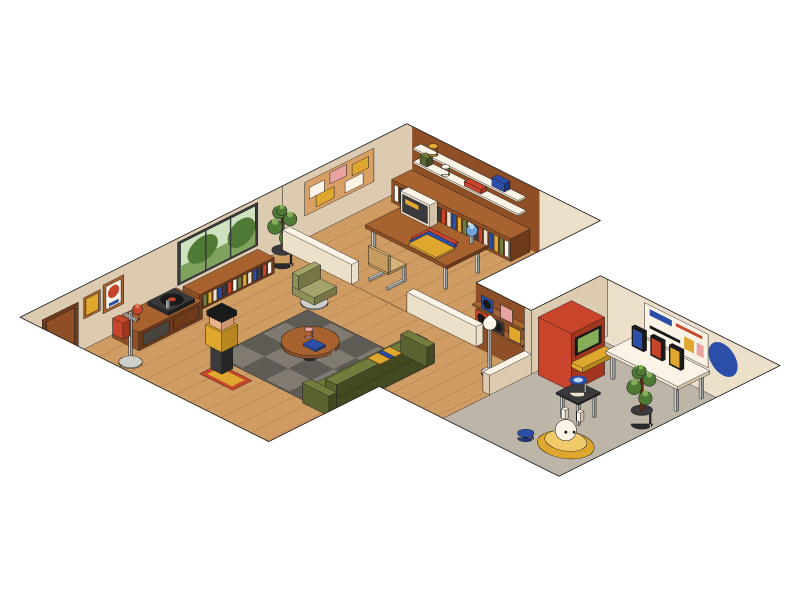
#> input picture design/assets/house/house_lit.png, 2400 x 1800 px (shown at 1/3 size); its folder holds 3 pictures in this run
$ python make-poster.py
#> lines starting #> are read from the running program, lines starting #| are printed output that depends on the picture
"""Crop the house renders to the drawing's bounding box for use as hero posters.

The generator draws on a 2400x1800 transparent canvas with wide empty margins.
The site wants the house itself, so we trim to the alpha bbox plus a small pad.
Usage: python3 scripts/make-poster.py  (reads design/assets/house, writes src/assets/house)
"""
from pathlib import Path
import json
from PIL import Image

ROOT = Path(__file__).resolve().parent.parent
SRC = ROOT / "design/assets/house"
OUT = ROOT / "src/assets/house"
PAD = 24  # px of breathing room around the outline

OUT.mkdir(parents=True, exist_ok=True)
crops = {}
for name in ("house_lit", "house_dim", "house_studio"):
    im = Image.open(SRC / f"{name}.png").convert("RGBA")
#> im is the input picture: PIL image 2400x1800 RGBA; mean R, G, B, A 47.1, 39.1, 30.1, 69
    l, t, r, b = im.getchannel("A").getbbox()
#> l = 56; t = 367; r = 2344; b = 1433
    box = (max(l - PAD, 0), max(t - PAD, 0), min(r + PAD, im.width), min(b + PAD, im.height))
#> box = (32, 343, 2368, 1457)
    im.crop(box).save(OUT / f"{name}.png", optimize=True)
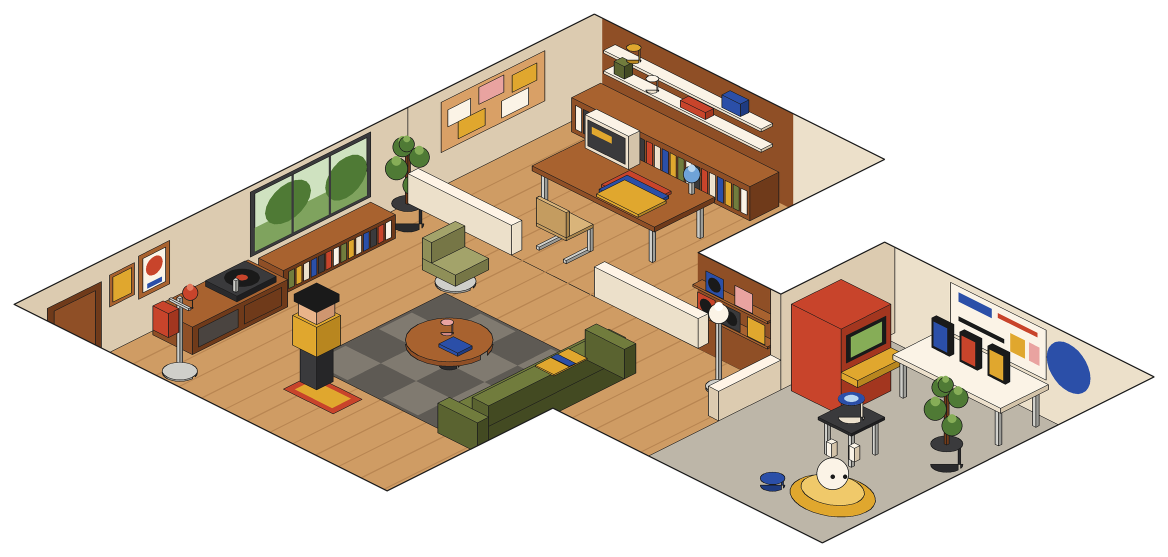
#> saved as house_lit.png: PIL image 2336x1114 RGBA (shown at 1/2 size); mean R, G, B, A 78.2, 65, 50, 114.6; transparent parts drawn white
    crops[name] = {"source": [im.width, im.height], "box": box}
    print(name, im.size, "->", box)
#| house_lit (2400, 1800) -> (32, 343, 2368, 1457)
#> pass 2 of the loop `for name in ("house_lit", "house_dim", "house_studio"):`:
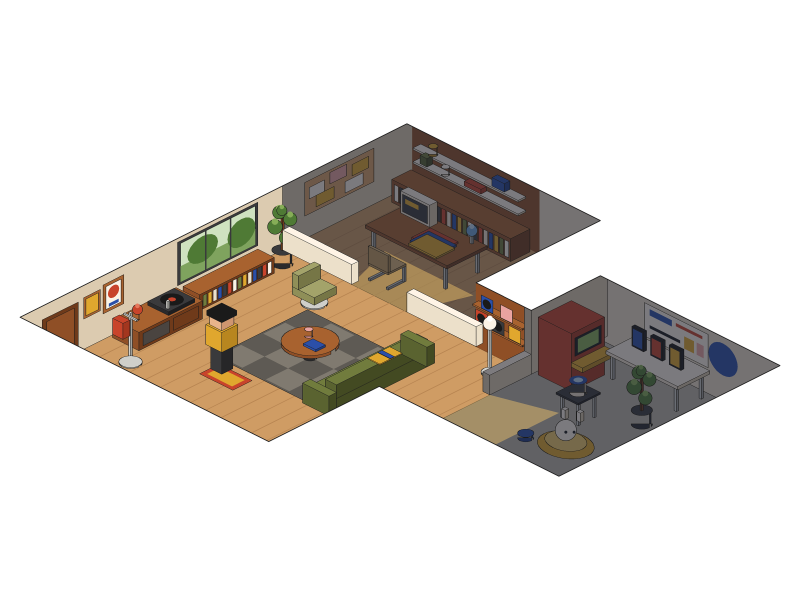
#> input picture design/assets/house/house_dim.png, 2400 x 1800 px (shown at 1/3 size)
#> im is the input picture: PIL image 2400x1800 RGBA; mean R, G, B, A 35.5, 30.2, 24.1, 69
#> `im.crop(box).save(OUT / f"{name}.png", optimize=True)`:
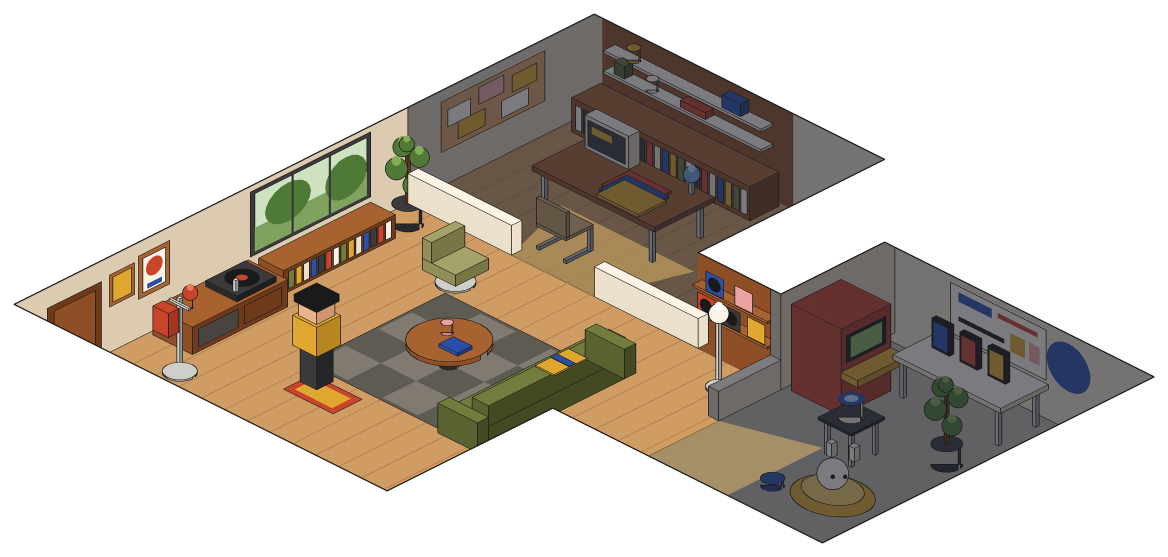
#> saved as house_dim.png: PIL image 2336x1114 RGBA (shown at 1/2 size); mean R, G, B, A 59, 50.1, 40, 114.6; transparent parts drawn white
#| house_dim (2400, 1800) -> (32, 343, 2368, 1457)
#> pass 3 of the loop `for name in ("house_lit", "house_dim", "house_studio"):`:
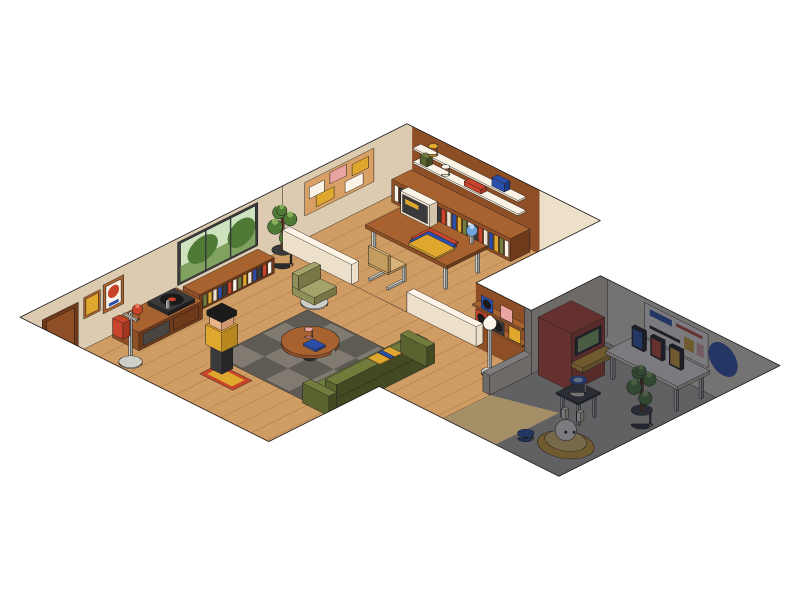
#> input picture design/assets/house/house_studio.png, 2400 x 1800 px (shown at 1/3 size)
#> im is the input picture: PIL image 2400x1800 RGBA; mean R, G, B, A 41.2, 34.2, 26.2, 69
#> `im.crop(box).save(OUT / f"{name}.png", optimize=True)`:
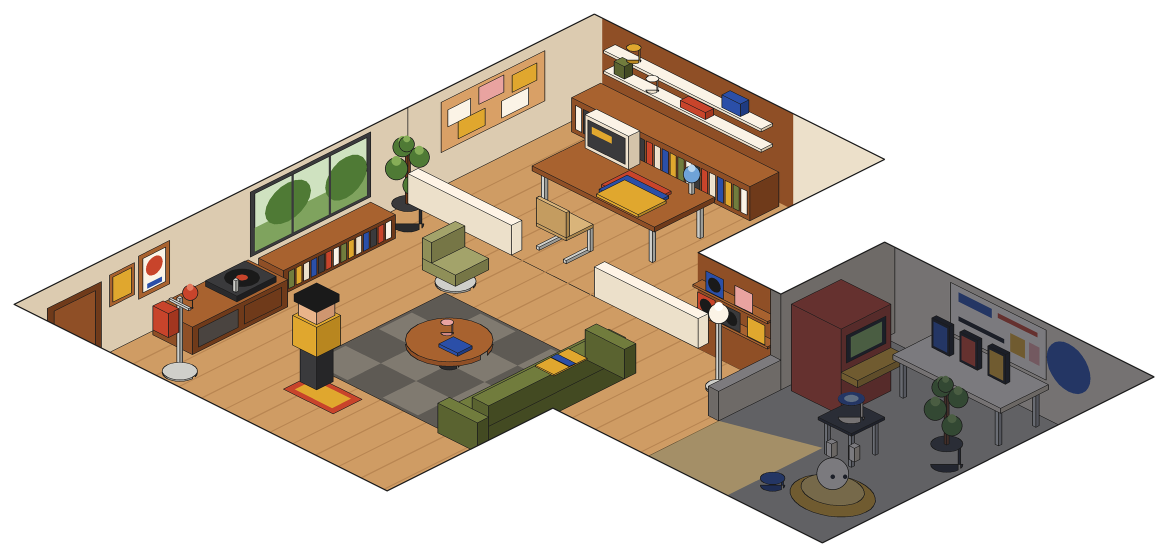
#> saved as house_studio.png: PIL image 2336x1114 RGBA (shown at 1/2 size); mean R, G, B, A 68.4, 56.7, 43.5, 114.6; transparent parts drawn white
#| house_studio (2400, 1800) -> (32, 343, 2368, 1457)

# Record the crop so hotspot anchors (in % of the full image) can be remapped later.
(OUT / "crop.json").write_text(json.dumps(crops, indent=1))
